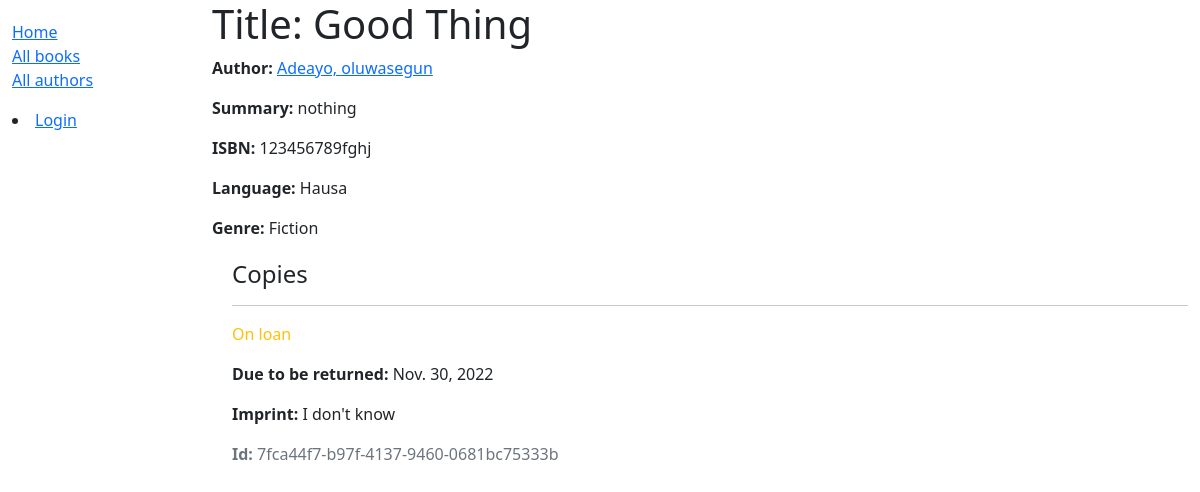
/catalog/book/1, run on the app's committed database.
### catalog/models.py (models this page shows, shortened)
class Book(models.Model):
    title = models.CharField(max_length=200)
    author = models.ForeignKey('Author', on_delete=models.SET_NULL, null=True)
    summary = models.TextField(max_length=1000, help_text="Enter a brief description of the book")
    isbn = models.CharField('ISBN', max_length=13,
                            unique=True,
                            help_text='13 Character <a href="https://www.isbn-international.org/content/what-isbn'
                                      '">ISBN number</a>')
    genre = models.ManyToManyField(Genre, help_text="Select a genre for this book")
    language = models.ForeignKey('Language', on_delete=models.SET_NULL, null=True)
    class Meta:
        ordering = ['title', 'author']
    def display_genre(self):
        """Creates a string for the Genre. This is required to display genre in Admin."""
        return ', '.join([genre.name for genre in self.genre.all()[:3]])
    display_genre.short_description = 'Genre'

class Author(models.Model):
    first_name = models.CharField(max_length=100)
    last_name = models.CharField(max_length=100)
    date_of_birth = models.DateField(null=True, blank=True)
    date_of_death = models.DateField('Died', null=True, blank=True)
    def get_absolute_url(self):
        return reverse('author-detail', args=[str(self.id)])
    def __str__(self):
        return f'{self.last_name}, {self.first_name}'
    class Meta:
        ordering = ['last_name']

class Language(models.Model):
    name = models.CharField(max_length=200,
                            help_text="Enter the book's natural language (e.g. English, French, Japanese etc.)")
    def __str__(self):
        return self.name

class Genre(models.Model):
    name = models.CharField(
        max_length=200,
        help_text="Enter a book genre (e.g. Science Fiction, French Poetry etc.)"
        )
    def __str__(self):
        return self.name

class BookInstance(models.Model):
    id = models.UUIDField(primary_key=True, default=uuid.uuid4,
                          help_text="Unique ID for this particular book across whole library")
    book = models.ForeignKey('Book', on_delete=models.RESTRICT, null=True)
    imprint = models.CharField(max_length=200)
    due_back = models.DateField(null=True, blank=True)
    borrower = models.ForeignKey(User, on_delete=models.SET_NULL, null=True, blank=True)
    LOAN_STATUS = (
        ('d', 'Maintenance'),
        ('o', 'On loan'),
        ('a', 'Available'),
        ('r', 'Reserved'),
    )
    status = models.CharField(
        max_length=1,
        choices=LOAN_STATUS,
        blank=True,
        default='d',
        help_text='Book availability')
    class Meta:
        ordering = ['due_back']
        permissions = (("can_mark_returned", "Set book as returned"),)

### catalog/views.py (the view)
# urls.py: path('book/<int:pk>', views.BookDetailView.as_view(), name='book-detail'),
class BookDetailView(generic.DetailView):
    model = Book

### catalog/templates/catalog/book_detail.html
{% extends "base_generic.html" %}
{% block content %}
<h1>Title: {{ book.title }}</h1>
<p><strong>Author:</strong> <a href="{{ book.author.get_absolute_url }}">{{ book.author }}</a></p>
<p><strong>Summary:</strong> {{ book.summary }}</p>
<p><strong>ISBN:</strong> {{ book.isbn }}</p>
<p><strong>Language:</strong> {{ book.language }}</p>
<p><strong>Genre:</strong> {{ book.genre.all|join:", " }}</p>
<div style="margin-left:20px;margin-top:20px">
<h4>Copies</h4>
{% for copy in book.bookinstance_set.all %}
<hr>
<p class="{% if copy.status == 'a' %}text-success{% elif copy.status == 'd' %}text-danger{% else %}text-warning{% endif %}">{{ copy.get_status_display }}</p>
{% if copy.status != 'a' %}<p><strong>Due to be returned:</strong> {{copy.due_back}}</p>{% endif %}
<p><strong>Imprint:</strong> {{copy.imprint}}</p>
<p class="text-muted"><strong>Id:</strong> {{copy.id}}</p>
{% endfor %}
</div>
{% endblock %}

### data on the page
Book: author "Adeayo, oluwasegun", summary "nothing", isbn "123456789fghj", language "Hausa", genre.all "Fiction"
BookInstance: status "On loan", due_back "Nov. 30, 2022", imprint "I don't know", id "7fca44f7-b97f-4137-9460-0681bc75333b"
